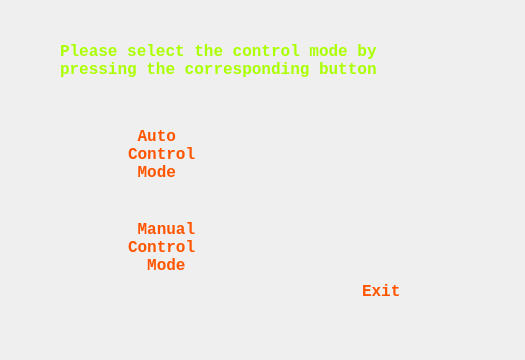
<?xml version="1.0" encoding="UTF-8"?>
<ui version="4.0">
 <class>ctrlModeDialog</class>
 <widget class="QDialog" name="ctrlModeDialog">
  <property name="geometry">
   <rect>
    <x>0</x>
    <y>0</y>
    <width>525</width>
    <height>360</height>
   </rect>
  </property>
  <property name="minimumSize">
   <size>
    <width>525</width>
    <height>360</height>
   </size>
  </property>
  <property name="maximumSize">
   <size>
    <width>525</width>
    <height>360</height>
   </size>
  </property>
  <property name="windowTitle">
   <string>Control Modes Selection</string>
  </property>
  <widget class="QLabel" name="label_3">
   <property name="geometry">
    <rect>
     <x>60</x>
     <y>10</y>
     <width>451</width>
     <height>101</height>
    </rect>
   </property>
   <property name="palette">
    <palette>
     <active>
      <colorrole role="WindowText">
       <brush brushstyle="SolidPattern">
        <color alpha="255">
         <red>170</red>
         <green>255</green>
         <blue>0</blue>
        </color>
       </brush>
      </colorrole>
     </active>
     <inactive>
      <colorrole role="WindowText">
       <brush brushstyle="SolidPattern">
        <color alpha="255">
         <red>170</red>
         <green>255</green>
         <blue>0</blue>
        </color>
       </brush>
      </colorrole>
     </inactive>
     <disabled>
      <colorrole role="WindowText">
       <brush brushstyle="SolidPattern">
        <color alpha="255">
         <red>120</red>
         <green>120</green>
         <blue>120</blue>
        </color>
       </brush>
      </colorrole>
     </disabled>
    </palette>
   </property>
   <property name="font">
    <font>
     <family>Consolas</family>
     <pointsize>12</pointsize>
     <weight>75</weight>
     <bold>true</bold>
    </font>
   </property>
   <property name="text">
    <string>Please select the control mode by 
pressing the corresponding button</string>
   </property>
  </widget>
  <widget class="QWidget" name="layoutWidget">
   <property name="geometry">
    <rect>
     <x>50</x>
     <y>110</y>
     <width>181</width>
     <height>181</height>
    </rect>
   </property>
   <layout class="QVBoxLayout" name="verticalLayout">
    <item>
     <layout class="QHBoxLayout" name="horizontalLayout">
      <item>
       <widget class="QPushButton" name="autoCtrlModeButton">
        <property name="minimumSize">
         <size>
          <width>72</width>
          <height>72</height>
         </size>
        </property>
        <property name="maximumSize">
         <size>
          <width>72</width>
          <height>72</height>
         </size>
        </property>
        <property name="toolTip">
         <string>A</string>
        </property>
        <property name="text">
         <string/>
        </property>
        <property name="flat">
         <bool>true</bool>
        </property>
       </widget>
      </item>
      <item>
       <widget class="QLabel" name="label">
        <property name="palette">
         <palette>
          <active>
           <colorrole role="WindowText">
            <brush brushstyle="SolidPattern">
             <color alpha="255">
              <red>255</red>
              <green>85</green>
              <blue>0</blue>
             </color>
            </brush>
           </colorrole>
          </active>
          <inactive>
           <colorrole role="WindowText">
            <brush brushstyle="SolidPattern">
             <color alpha="255">
              <red>255</red>
              <green>85</green>
              <blue>0</blue>
             </color>
            </brush>
           </colorrole>
          </inactive>
          <disabled>
           <colorrole role="WindowText">
            <brush brushstyle="SolidPattern">
             <color alpha="255">
              <red>120</red>
              <green>120</green>
              <blue>120</blue>
             </color>
            </brush>
           </colorrole>
          </disabled>
         </palette>
        </property>
        <property name="font">
         <font>
          <family>Consolas</family>
          <pointsize>12</pointsize>
          <weight>75</weight>
          <bold>true</bold>
         </font>
        </property>
        <property name="text">
         <string> Auto
Control
 Mode</string>
        </property>
       </widget>
      </item>
     </layout>
    </item>
    <item>
     <layout class="QHBoxLayout" name="horizontalLayout_2">
      <item>
       <widget class="QPushButton" name="manualCtrlModeButton">
        <property name="minimumSize">
         <size>
          <width>72</width>
          <height>72</height>
         </size>
        </property>
        <property name="maximumSize">
         <size>
          <width>72</width>
          <height>72</height>
         </size>
        </property>
        <property name="toolTip">
         <string>M</string>
        </property>
        <property name="text">
         <string/>
        </property>
        <property name="flat">
         <bool>true</bool>
        </property>
       </widget>
      </item>
      <item>
       <widget class="QLabel" name="label_2">
        <property name="palette">
         <palette>
          <active>
           <colorrole role="WindowText">
            <brush brushstyle="SolidPattern">
             <color alpha="255">
              <red>255</red>
              <green>85</green>
              <blue>0</blue>
             </color>
            </brush>
           </colorrole>
          </active>
          <inactive>
           <colorrole role="WindowText">
            <brush brushstyle="SolidPattern">
             <color alpha="255">
              <red>255</red>
              <green>85</green>
              <blue>0</blue>
             </color>
            </brush>
           </colorrole>
          </inactive>
          <disabled>
           <colorrole role="WindowText">
            <brush brushstyle="SolidPattern">
             <color alpha="255">
              <red>120</red>
              <green>120</green>
              <blue>120</blue>
             </color>
            </brush>
           </colorrole>
          </disabled>
         </palette>
        </property>
        <property name="font">
         <font>
          <family>Consolas</family>
          <pointsize>12</pointsize>
          <weight>75</weight>
          <bold>true</bold>
         </font>
        </property>
        <property name="text">
         <string> Manual
Control
  Mode</string>
        </property>
       </widget>
      </item>
     </layout>
    </item>
   </layout>
  </widget>
  <widget class="QWidget" name="layoutWidget">
   <property name="geometry">
    <rect>
     <x>362</x>
     <y>260</y>
     <width>113</width>
     <height>62</height>
    </rect>
   </property>
   <layout class="QHBoxLayout" name="horizontalLayout_3">
    <item>
     <widget class="QLabel" name="label_5">
      <property name="palette">
       <palette>
        <active>
         <colorrole role="WindowText">
          <brush brushstyle="SolidPattern">
           <color alpha="255">
            <red>255</red>
            <green>85</green>
            <blue>0</blue>
           </color>
          </brush>
         </colorrole>
        </active>
        <inactive>
         <colorrole role="WindowText">
          <brush brushstyle="SolidPattern">
           <color alpha="255">
            <red>255</red>
            <green>85</green>
            <blue>0</blue>
           </color>
          </brush>
         </colorrole>
        </inactive>
        <disabled>
         <colorrole role="WindowText">
          <brush brushstyle="SolidPattern">
           <color alpha="255">
            <red>120</red>
            <green>120</green>
            <blue>120</blue>
           </color>
          </brush>
         </colorrole>
        </disabled>
       </palette>
      </property>
      <property name="font">
       <font>
        <family>Consolas</family>
        <pointsize>12</pointsize>
        <weight>75</weight>
        <bold>true</bold>
       </font>
      </property>
      <property name="text">
       <string>Exit</string>
      </property>
     </widget>
    </item>
    <item>
     <widget class="QPushButton" name="exitButton">
      <property name="minimumSize">
       <size>
        <width>60</width>
        <height>60</height>
       </size>
      </property>
      <property name="maximumSize">
       <size>
        <width>60</width>
        <height>60</height>
       </size>
      </property>
      <property name="text">
       <string/>
      </property>
      <property name="flat">
       <bool>true</bool>
      </property>
     </widget>
    </item>
   </layout>
  </widget>
 </widget>
 <resources/>
 <connections/>
</ui>
